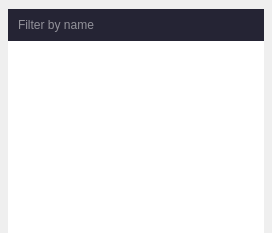
  <widget class="QDockWidget" name="objPropDockWidget">
   <property name="styleSheet">
    <string notr="true"/>
   </property>
   <property name="floating">
    <bool>false</bool>
   </property>
   <property name="windowTitle">
    <string>Object Property Editor</string>
   </property>
   <attribute name="dockWidgetArea">
    <number>2</number>
   </attribute>
   <widget class="QWidget" name="dockWidgetContents_3">
    <property name="styleSheet">
     <string notr="true"/>
    </property>
    <layout class="QVBoxLayout" name="verticalLayout_3">
     <property name="spacing">
      <number>0</number>
     </property>
     <property name="leftMargin">
      <number>8</number>
     </property>
     <property name="topMargin">
      <number>9</number>
     </property>
     <property name="rightMargin">
      <number>8</number>
     </property>
     <property name="bottomMargin">
      <number>0</number>
     </property>
     <item>
      <layout class="QHBoxLayout" name="horizontalLayout_2">
       <property name="spacing">
        <number>0</number>
       </property>
       <property name="leftMargin">
        <number>0</number>
       </property>
       <property name="topMargin">
        <number>0</number>
       </property>
       <property name="rightMargin">
        <number>0</number>
       </property>
       <property name="bottomMargin">
        <number>0</number>
       </property>
       <item>
        <widget class="QLabel" name="propFilterLbl">
         <property name="styleSheet">
          <string notr="true">QLabel{color : rgba(255, 255, 255, 0.5);
                   background-color : #252434; font-size : 14px}</string>
         </property>
         <property name="text">
          <string/>
         </property>
         <property name="margin">
          <number>2</number>
         </property>
        </widget>
       </item>
       <item>
        <widget class="QLineEdit" name="propFilterEdit">
         <property name="sizePolicy">
          <sizepolicy hsizetype="Expanding" vsizetype="Preferred">
           <horstretch>0</horstretch>
           <verstretch>0</verstretch>
          </sizepolicy>
         </property>
         <property name="minimumSize">
          <size>
           <width>0</width>
           <height>32</height>
          </size>
         </property>
         <property name="styleSheet">
          <string notr="true">QLineEdit {
	color: #ffffff;
	background-color : #252434;
	border: none;
	border-radius: 0;
}</string>
         </property>
         <property name="text">
          <string/>
         </property>
         <property name="placeholderText">
          <string>Filter by name</string>
         </property>
        </widget>
       </item>
       <item>
        <widget class="QToolButton" name="searchButton">
         <property name="sizePolicy">
          <sizepolicy hsizetype="Preferred" vsizetype="Preferred">
           <horstretch>0</horstretch>
           <verstretch>0</verstretch>
          </sizepolicy>
         </property>
         <property name="autoFillBackground">
          <bool>false</bool>
         </property>
         <property name="styleSheet">
          <string notr="true">background-color: #252434; border: none;</string>
         </property>
         <property name="text">
          <string/>
         </property>
         <property name="icon">
          <iconset resource="../../resources.qrc">
           <normaloff>:/images/resources/icons/search.svg</normaloff>:/images/resources/icons/search.svg</iconset>
         </property>
        </widget>
       </item>
       <item>
        <widget class="QLabel" name="propFilterLblr">
         <property name="styleSheet">
          <string notr="true">
                     QLabel{color : rgba(255, 255, 255, 0.5);
                     background-color : #252434; font-size : 14px}
                   </string>
         </property>
         <property name="text">
          <string/>
         </property>
         <property name="margin">
          <number>3</number>
         </property>
        </widget>
       </item>
      </layout>
     </item>
     <item>
      <widget class="QTreeView" name="objPropertiesTree">
       <property name="styleSheet">
        <string notr="true">QTreeView {
	border: none;
}

QTreeView::item {
	margin: 0 0 0 6px;
	padding: 0px 0 3px 0;
	background-color: transparent;
}

QHeaderView::section {
	background-color: #3D3D46;
	padding: 2px 0 2px 8px;
	border: 1px solid #252434;
	font-weight: normal;
	font-size: 14px;
	color: #ffffff;
}

QTreeView::indicator {
	background-color: #252434;
	width: 12px;
	height: 12px;
}

QTreeView::indicator:unchecked {
	image: url(:/images/resources/images/unchecked.png);
}

QTreeView::indicator:checked{
	image: url(:/images/resources/images/checked.png);
}</string>
       </property>
       <property name="editTriggers">
        <set>QAbstractItemView::DoubleClicked|QAbstractItemView::EditKeyPressed|QAbstractItemView::SelectedClicked</set>
       </property>
       <property name="selectionBehavior">
        <enum>QAbstractItemView::SelectRows</enum>
       </property>
      </widget>
     </item>
    </layout>
   </widget>
  </widget>
